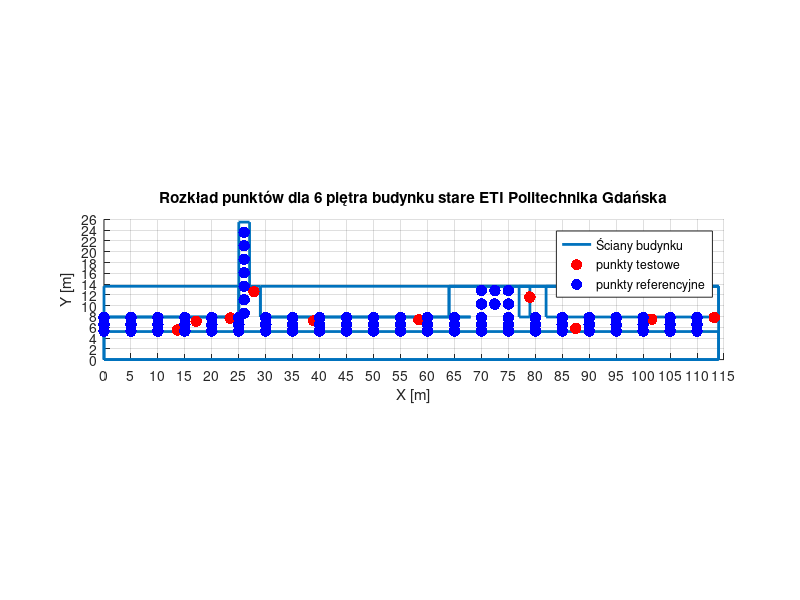

Recreate this plot in MATLAB.

% Współrzędne ścian (poziomych)
walls = [
    0, 0.1;
    5.2, 5.3;
    7.9, 8.0;
];
hold on
% Przykładowe punkty (możesz zmienić na swoje)
x = [0 0 114 114 0 0 25 25 0 0 25 25 27 27 29 29 68 29 29 79 77 77 79 79 82 82 114 114 82 114 64 64 64 114 114 0];
y = [0 5.2 5.2 0 0 7.9 7.9 13.6 13.6 7.9 7.9 25.5 25.5 13.6 13.6 7.9 7.9 7.9 13.6 13.6 13.6 7.9 7.9 13.6 13.6 7.9 7.9 13.6 13.6 13.6 13.6 7.9 13.6 13.6 0 0];

% Domknięcie kształtu (jeśli chcesz zamknąć go w pętlę)
x(end+1) = x(1);
y(end+1) = y(1);
corridor_length = 115
corridor_width = 26
% Rysowanie
plot(x, y, 'LineWidth', 2);
grid on;
axis equal;
title('Łączenie punktów w kształt');
xlabel('X');
ylabel('Y');
%test point poziom1
x_tp = [13.6,17.1,23.4,27.8,38.9,58.4,79,87.5,101.6,113.2]
y_tp = [5.5,7.1,7.7,12.6,7.2,7.4,11.6,5.8,7.5,7.8]
plot(x_tp, y_tp, 'r.','MarkerSize', 25);
%
% Parametry rozmieszczenia RP
x_step = 5;
y_step = 1.3;
x_rp = 0:x_step:114;
y_rp = [5.3,6.5,7.8]

% Tworzenie siatki punktów RP
[X_rp, Y_rp] = meshgrid(x_rp, y_rp);

% Rysowanie RP
x_rp1=[26,26,26,26,26,26,26,70,70,72.5,72.5,75,75]
y_rp2= [8.6,11.1,13.6,16.1,18.6,21.1,23.6,10.3,12.8,10.3,12.8,10.3,12.8]
plot(X_rp, Y_rp, 'b.', 'MarkerSize', 25);
plot(x_rp1,y_rp2,'b.', 'MarkerSize', 25);



% Styl wykresu
axis equal;
xlim([0 corridor_length]);
ylim([0 corridor_width]);
xlabel('X [m]');
ylabel('Y [m]');
title('Rozkład punktów dla 6 piętra budynku stare ETI Politechnika Gdańska');
grid on;
legend('Ściany budynku', 'punkty testowe','punkty referencyjne')
xticks(0:5:115)
yticks(0:2:28)
set(gca, 'Position', [0.01 0.1 0.98 0.8]);  % [x y width height]